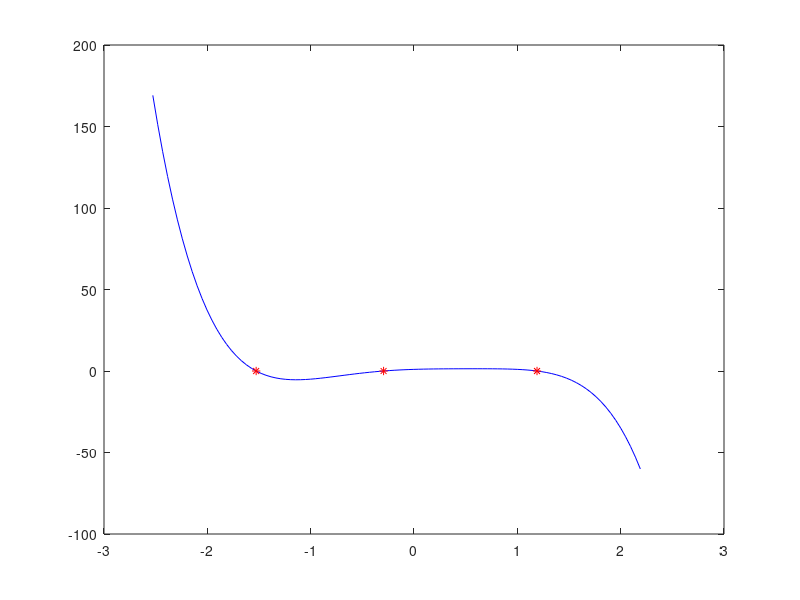

The MATLAB script that drew this image:
%% this is example of procedural programming

function proceduralExample

  p = [-2 1 3 -4 2 1]; % init polynomial
  r = roots(p); % find roots
  realRoots = r(r == real(r)); % consider only real roots
  
  % display polynomial and its real roots
  x = linspace(min(realRoots)-1,max(realRoots)+1); 
  figure(1);      
  plot(x,polyval(p,x),'-b',realRoots,polyval(p,realRoots),'*r')  
end